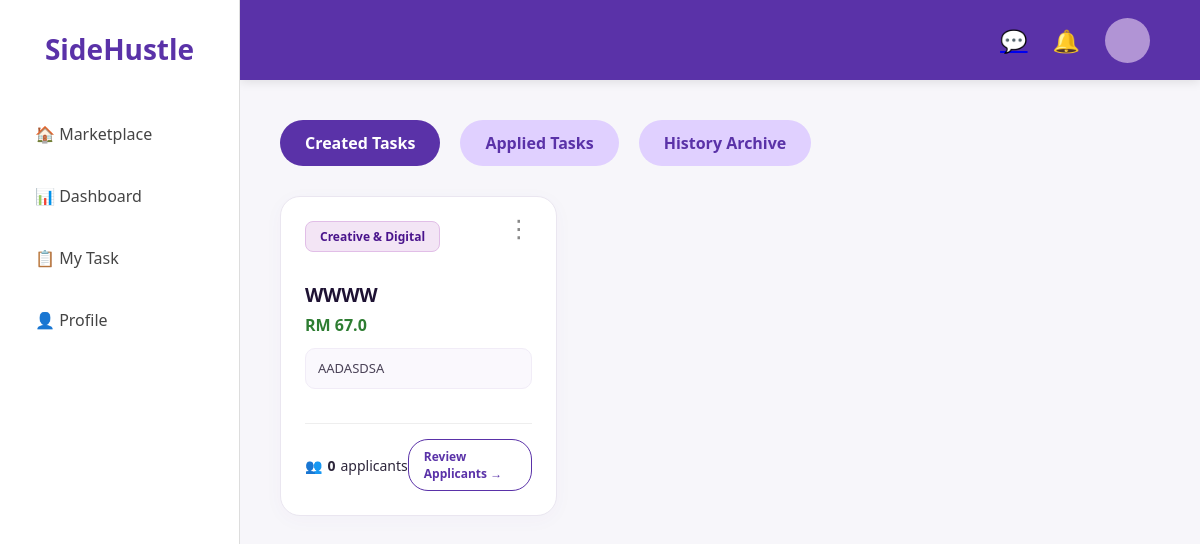
Page /my_task (signed in) on the committed database.
### app.py (models this page shows, shortened)
class Task(db.Model):
    id = db.Column(db.Integer, primary_key=True)
    title = db.Column(db.String(100), nullable=False)
    price = db.Column(db.Float, nullable=False)
    description = db.Column(db.Text, nullable=False)
    category = db.Column(db.String(50), nullable=False)
    status = db.Column(db.String(20), default='Available')
    user = db.Column(db.String(50))
    tasker = db.Column(db.String(50))
    deadline = db.Column(db.String(50))
    capacity = db.Column(db.Integer, default=1)
    progress = db.Column(db.Integer, default=0)
    urgent = db.Column(db.Boolean, default=False)
    is_negotiable = db.Column(db.Boolean, default=False)
    def get_applicant_count(self):
        return Application.query.filter_by(task_id=self.id).count()
    def get_unread_count(self, current_username):
        messages = Message.query.filter_by(task_id=self.id).filter(
            Message.sender != current_username
        ).all()
        count = 0
        for msg in messages:
            already_read = MessageRead.query.filter_by(
                message_id=msg.id, username=current_username
            ).first()
            if not already_read:
                count += 1
        return count
    def get_hired_count(self):
        return Application.query.filter_by(task_id=self.id, status='Hired').count()

### app.py (the view)
@app.route('/my_task')
def my_task():
    cleanup_expired_tasks()
    if 'user_id' not in session:
        return redirect(url_for('login'))
    current_user = User.query.get(session['user_id'])
    if not current_user:
        session.clear()
        return redirect(url_for('login'))
    view = request.args.get('view', 'created')
    all_created_tasks = Task.query.filter_by(user=current_user.username).all()
    my_all_applications = Application.query.filter_by(applicant_username=current_user.username).all()
    active_created = []
    completed_created = []
    active_applied = []
    completed_applied = []
    for task in all_created_tasks:
        is_fully_rated = False
        if task.progress == 100:
            hired_apps = Application.query.filter_by(task_id=task.id, status='Hired').all()
            employer_reviews = [r.target_username for r in Rating.query.filter_by(task_id=task.id, reviewer_username=current_user.username).all()]
            employer_done = all(app.applicant_username in employer_reviews for app in hired_apps) if hired_apps else False
            workers_done = True
            for app in hired_apps:
                worker_rated = Rating.query.filter_by(task_id=task.id, reviewer_username=app.applicant_username, target_username=current_user.username).first()
                if not worker_rated:
                    workers_done = False
                    break
            if employer_done and workers_done:
                is_fully_rated = True
        if is_fully_rated:
            completed_created.append(task)
        else:
            active_created.append(task)
    first_unrated = {}
    for task in active_created:
        if task.progress == 100:
            hired_apps = Application.query.filter_by(task_id=task.id, status='Hired').all()
            rated_list = [r.target_username for r in Rating.query.filter_by(task_id=task.id, reviewer_username=current_user.username).all()]
            for app in hired_apps:
                if app.applicant_username not in rated_list:
                    first_unrated[task.id] = app.applicant_username
                    break
    for app in my_all_applications:
        task = Task.query.get(app.task_id)
        if task:
            is_fully_rated = False
            if task.progress == 100 and app.status == 'Hired':
                worker_rated_owner = Rating.query.filter_by(task_id=task.id, reviewer_username=current_user.username, target_username=task.user).first()
                owner_rated_worker = Rating.query.filter_by(task_id=task.id, reviewer_username=task.user, target_username=current_user.username).first()
                if worker_rated_owner and owner_rated_worker:
                    is_fully_rated = True
            if is_fully_rated:
                completed_applied.append({'app': app, 'task': task})
            else:
                active_applied.append({'app': app, 'task': task})
    return render_template('my_task.html',
        created=active_created,
        applied=active_applied,
        completed_created=completed_created,
        completed_applied=completed_applied,
        view=view, user=current_user,
        Task=Task, Rating=Rating, first_unrated=first_unrated)

### app.py (called while the page is built, shortened)
@app.template_filter('time_ago')
def time_ago(value):
    if not value:
        return "Just Now"
    now = datetime.now()
    diff = now - value
    second_diff = diff.seconds
    day_diff = diff.days
    if day_diff < 0:
        return "Just Now"
    if day_diff == 0:
        if second_diff < 10:
            return "Just Now"
        if second_diff < 60:
            return f"{second_diff} seconds ago"
        if second_diff < 120:
            return "a minute ago"
        if second_diff < 3600:
            return f"{second_diff // 60} minutes ago"
        if second_diff < 7200:
            return "an hour ago"
        if second_diff < 86400:
            return f"{second_diff // 3600} hours ago"

@app.context_processor
def inject_notifications():
    if 'user_id' in session:
        current_user = User.query.get(session['user_id'])
        if current_user:
            user_notifications = Notification.query.filter_by(
                user_id=current_user.id
            ).order_by(Notification.id.desc()).limit(5).all()
            return dict(notifications=user_notifications)
        else:
            session.pop('user_id', None)
    return dict(notifications=[])

def cleanup_expired_tasks():
    today = datetime.now().strftime('%Y-%m-%d')
    expired_tasks = Task.query.filter(
        Task.deadline != "",
        Task.deadline < today,
        Task.status == 'Available'
    ).all()
    db.session.commit()

@app.context_processor
def inject_global_private_unread_count():
    if 'user_id' in session:
        try:
            current_user = User.query.get(session['user_id'])
            if current_user:
                count = DirectMessage.query.filter_by(
                    receiver_username=current_user.username,
                    is_read=False
                ).count()
                return dict(total_unread=count)
        except Exception:
            pass
    return dict(total_unread=0)

    def count_total_unread(self, role='all'):
        if role == 'created':
            tasks = Task.query.filter_by(user=self.username).all()
        elif role == 'applied':
            hired_apps = Application.query.filter_by(
                applicant_username=self.username, status='Hired'
            ).all()
            task_ids = [a.task_id for a in hired_apps]
            tasks = Task.query.filter(Task.id.in_(task_ids)).all()
        total = 0
        for task in tasks:
            total += task.get_unread_count(self.username)
        return total

### templates/my_task.html (shortened to what this page needs)
{% extends "base.html" %}
{% block content %}
<div class="task-tabs">
    <a href="{{ url_for('my_task', view='created') }}"
       class="tab-btn {% if view == 'created' %}active{% endif %}" style="position: relative;">
        Created Tasks
    </a>
    <a href="{{ url_for('my_task', view='applied') }}"
       class="tab-btn {% if view == 'applied' %}active{% endif %}" style="position: relative;">
        Applied Tasks
    </a>
    <a href="{{ url_for('my_task', view='completed') }}" class="tab-btn {% if view == 'completed' %}active{% endif %}">
        History Archive
    </a>
</div>
{% if view == 'created' or view == 'applied' %}
<div class="task-grid">
    {% if view == 'created' %}
        {% for task in created %}
        <div class="card" style="position: relative;">
            <div class="card-options">
                <button class="options-trigger" onclick="toggleMenu(event, '{{ task.id }}')">⋮</button>
            </div>
            <div class="card-header">
                <span class="tag
                    {% if task.category == 'Moving & Lifting' %}tag-moving
                    {% elif task.category == 'Food & Delivery' %}tag-food
                    {% elif task.category == 'Academic & Education' %}tag-academic
                    {% elif task.category == 'Creative & Digital' %}tag-creative
                    {% elif task.category == 'Technical & IT' %}tag-technical
                    {% elif task.category == 'Others' %}tag-others
                    {% endif %}">
                    {{ task.category }}
                </span>
            </div>
            <div class="card-body" style="margin: 15px 0;">
                <h3 style="margin: 0;">{{ task.title }}</h3>
                <div style="display: flex; align-items: center; gap: 8px; margin-top: 5px; margin-bottom: 12px;">
                    <p style="color: #2e7d32; font-weight: bold; margin: 0;">
                        RM {{ task.price if task.price is not none else '0' }}
                    </p>
                </div>
                <p style="font-size: 13px; color: #4a4257; line-height: 1.5; background-color: #faf8fd; padding: 10px 12px; border-radius: 10px; border: 1px solid #f1ecf7; margin-bottom: 15px;">
                    {{ task.description }}
                </p>
            </div>
            <div class="card-footer" style="margin-top: auto; border-top: 1px solid #eee; padding-top: 15px;">
                {% if task.get_hired_count() == 0 %}
                    <div style="display: flex; justify-content: space-between; align-items: center; width: 100%;">
                        <div style="display: flex; align-items: center; gap: 5px;">
                            <span>👥</span>
                            <strong>{{ task.get_applicant_count() }}</strong> applicants
                        </div>
                        <a href="{{ url_for('view_applicants', task_id=task.id) }}" class="btn-outline">Review Applicants →</a>
                    </div>
                {% endif %}
            </div>
        </div>
        {% endfor %}
    {% endif %}
</div>
{% endif %}
{% endblock %}

### static/style.css (style rules this page uses)
* { box-sizing: border-box; margin: 0; padding: 0; }
body { font-family: 'Segoe UI', Roboto, Helvetica, Arial, sans-serif; background-color: #f7f6fa; color: #2d263b; overflow-x: hidden; }
.task-grid { display: grid; grid-template-columns: repeat(3, 1fr); gap: 25px; margin-top: 20px; width: 100%; max-width: 1100px; }
.card { background: #ffffff; border-radius: 20px; padding: 24px; border: 1px solid #eae6f0; box-shadow: 0 4px 20px rgba(90, 50, 168, 0.03); display: flex; flex-direction: column; justify-content: space-between; min-height: 320px; transition: all 0.3s cubic-bezier(0.25, 0.8, 0.25, 1); }
.card h3 { font-family: system-ui, -apple-system, BlinkMacSystemFont, 'SF Pro Display', 'Segoe UI', Roboto, sans-serif !important; font-size: 19px !important; font-weight: 600 !important; color: #1e1233 !important; line-height: 1.4 !important; letter-spacing: -0.3px !important; text-transform: capitalize; }
.tag { display: inline-block; padding: 6px 14px; border-radius: 8px; font-size: 12px; font-weight: 600; background: #f1ecf7; color: #5a32a8; margin-right: 8px; }
.tag-creative { background-color: #f3e5f5 !important; color: #4a148c !important; border: 1px solid #e1bee7; }
.btn-outline { text-decoration: none; padding: 8px 15px; border: 1.5px solid #5a32a8; color: #5a32a8; border-radius: 20px; font-size: 12px; font-weight: bold; }
.task-tabs { display: flex; gap: 20px; margin-bottom: 30px; }
.tab-btn { text-decoration: none; padding: 12px 25px; border-radius: 30px; background: #e0d0ff; color: #5a32a8; font-weight: bold; transition: 0.3s; }
.tab-btn.active { background: #5a32a8; color: white; }
.card-header { display: flex; justify-content: space-between; align-items: center; margin-bottom: 15px; }
.card-footer { display: flex; justify-content: space-between; align-items: center; margin-top: auto; font-size: 14px; position: relative; }
.card-options { position: absolute; top: 15px; right: 15px; z-index: 100; }
.options-trigger { background: none; border: none; font-size: 24px; color: #888; cursor: pointer; padding: 5px 10px; border-radius: 50%; transition: background 0.3s; line-height: 1; }

### templates/my_task.html (style rules this page uses)
.card-footer { position: relative; }

### rows in the picture
Task: category "Creative & Digital", title "WWWW", price "67.0", description "AADASDSA", get_applicant_count "0"
